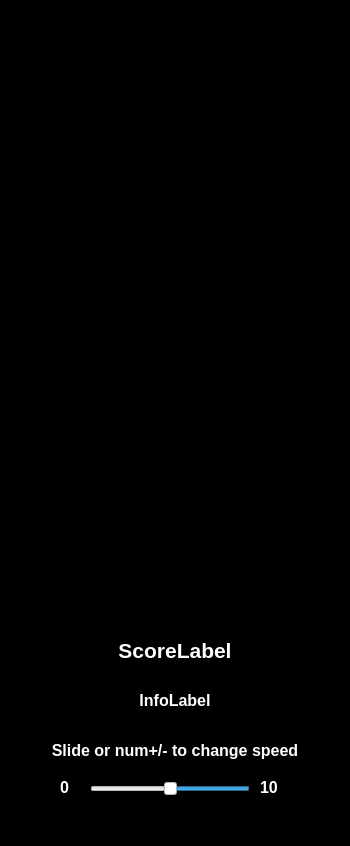
<?xml version="1.0" encoding="UTF-8"?>
<ui version="4.0">
 <class>GameWindow</class>
 <widget class="QMainWindow" name="GameWindow">
  <property name="geometry">
   <rect>
    <x>0</x>
    <y>0</y>
    <width>350</width>
    <height>846</height>
   </rect>
  </property>
  <property name="minimumSize">
   <size>
    <width>350</width>
    <height>680</height>
   </size>
  </property>
  <property name="palette">
   <palette>
    <active>
     <colorrole role="WindowText">
      <brush brushstyle="SolidPattern">
       <color alpha="255">
        <red>255</red>
        <green>255</green>
        <blue>255</blue>
       </color>
      </brush>
     </colorrole>
     <colorrole role="Button">
      <brush brushstyle="SolidPattern">
       <color alpha="255">
        <red>0</red>
        <green>0</green>
        <blue>0</blue>
       </color>
      </brush>
     </colorrole>
     <colorrole role="Light">
      <brush brushstyle="SolidPattern">
       <color alpha="255">
        <red>0</red>
        <green>0</green>
        <blue>0</blue>
       </color>
      </brush>
     </colorrole>
     <colorrole role="Midlight">
      <brush brushstyle="SolidPattern">
       <color alpha="255">
        <red>0</red>
        <green>0</green>
        <blue>0</blue>
       </color>
      </brush>
     </colorrole>
     <colorrole role="Dark">
      <brush brushstyle="SolidPattern">
       <color alpha="255">
        <red>0</red>
        <green>0</green>
        <blue>0</blue>
       </color>
      </brush>
     </colorrole>
     <colorrole role="Mid">
      <brush brushstyle="SolidPattern">
       <color alpha="255">
        <red>0</red>
        <green>0</green>
        <blue>0</blue>
       </color>
      </brush>
     </colorrole>
     <colorrole role="Text">
      <brush brushstyle="SolidPattern">
       <color alpha="255">
        <red>255</red>
        <green>255</green>
        <blue>255</blue>
       </color>
      </brush>
     </colorrole>
     <colorrole role="BrightText">
      <brush brushstyle="SolidPattern">
       <color alpha="255">
        <red>255</red>
        <green>255</green>
        <blue>255</blue>
       </color>
      </brush>
     </colorrole>
     <colorrole role="ButtonText">
      <brush brushstyle="SolidPattern">
       <color alpha="255">
        <red>255</red>
        <green>255</green>
        <blue>255</blue>
       </color>
      </brush>
     </colorrole>
     <colorrole role="Base">
      <brush brushstyle="SolidPattern">
       <color alpha="255">
        <red>0</red>
        <green>0</green>
        <blue>0</blue>
       </color>
      </brush>
     </colorrole>
     <colorrole role="Window">
      <brush brushstyle="SolidPattern">
       <color alpha="255">
        <red>0</red>
        <green>0</green>
        <blue>0</blue>
       </color>
      </brush>
     </colorrole>
     <colorrole role="Shadow">
      <brush brushstyle="SolidPattern">
       <color alpha="255">
        <red>0</red>
        <green>0</green>
        <blue>0</blue>
       </color>
      </brush>
     </colorrole>
     <colorrole role="AlternateBase">
      <brush brushstyle="SolidPattern">
       <color alpha="255">
        <red>0</red>
        <green>0</green>
        <blue>0</blue>
       </color>
      </brush>
     </colorrole>
     <colorrole role="ToolTipBase">
      <brush brushstyle="SolidPattern">
       <color alpha="255">
        <red>255</red>
        <green>255</green>
        <blue>220</blue>
       </color>
      </brush>
     </colorrole>
     <colorrole role="ToolTipText">
      <brush brushstyle="SolidPattern">
       <color alpha="255">
        <red>0</red>
        <green>0</green>
        <blue>0</blue>
       </color>
      </brush>
     </colorrole>
     <colorrole role="PlaceholderText">
      <brush brushstyle="NoBrush">
       <color alpha="128">
        <red>255</red>
        <green>255</green>
        <blue>255</blue>
       </color>
      </brush>
     </colorrole>
    </active>
    <inactive>
     <colorrole role="WindowText">
      <brush brushstyle="SolidPattern">
       <color alpha="255">
        <red>255</red>
        <green>255</green>
        <blue>255</blue>
       </color>
      </brush>
     </colorrole>
     <colorrole role="Button">
      <brush brushstyle="SolidPattern">
       <color alpha="255">
        <red>0</red>
        <green>0</green>
        <blue>0</blue>
       </color>
      </brush>
     </colorrole>
     <colorrole role="Light">
      <brush brushstyle="SolidPattern">
       <color alpha="255">
        <red>0</red>
        <green>0</green>
        <blue>0</blue>
       </color>
      </brush>
     </colorrole>
     <colorrole role="Midlight">
      <brush brushstyle="SolidPattern">
       <color alpha="255">
        <red>0</red>
        <green>0</green>
        <blue>0</blue>
       </color>
      </brush>
     </colorrole>
     <colorrole role="Dark">
      <brush brushstyle="SolidPattern">
       <color alpha="255">
        <red>0</red>
        <green>0</green>
        <blue>0</blue>
       </color>
      </brush>
     </colorrole>
     <colorrole role="Mid">
      <brush brushstyle="SolidPattern">
       <color alpha="255">
        <red>0</red>
        <green>0</green>
        <blue>0</blue>
       </color>
      </brush>
     </colorrole>
     <colorrole role="Text">
      <brush brushstyle="SolidPattern">
       <color alpha="255">
        <red>255</red>
        <green>255</green>
        <blue>255</blue>
       </color>
      </brush>
     </colorrole>
     <colorrole role="BrightText">
      <brush brushstyle="SolidPattern">
       <color alpha="255">
        <red>255</red>
        <green>255</green>
        <blue>255</blue>
       </color>
      </brush>
     </colorrole>
     <colorrole role="ButtonText">
      <brush brushstyle="SolidPattern">
       <color alpha="255">
        <red>255</red>
        <green>255</green>
        <blue>255</blue>
       </color>
      </brush>
     </colorrole>
     <colorrole role="Base">
      <brush brushstyle="SolidPattern">
       <color alpha="255">
        <red>0</red>
        <green>0</green>
        <blue>0</blue>
       </color>
      </brush>
     </colorrole>
     <colorrole role="Window">
      <brush brushstyle="SolidPattern">
       <color alpha="255">
        <red>0</red>
        <green>0</green>
        <blue>0</blue>
       </color>
      </brush>
     </colorrole>
     <colorrole role="Shadow">
      <brush brushstyle="SolidPattern">
       <color alpha="255">
        <red>0</red>
        <green>0</green>
        <blue>0</blue>
       </color>
      </brush>
     </colorrole>
     <colorrole role="AlternateBase">
      <brush brushstyle="SolidPattern">
       <color alpha="255">
        <red>0</red>
        <green>0</green>
        <blue>0</blue>
       </color>
      </brush>
     </colorrole>
     <colorrole role="ToolTipBase">
      <brush brushstyle="SolidPattern">
       <color alpha="255">
        <red>255</red>
        <green>255</green>
        <blue>220</blue>
       </color>
      </brush>
     </colorrole>
     <colorrole role="ToolTipText">
      <brush brushstyle="SolidPattern">
       <color alpha="255">
        <red>0</red>
        <green>0</green>
        <blue>0</blue>
       </color>
      </brush>
     </colorrole>
     <colorrole role="PlaceholderText">
      <brush brushstyle="NoBrush">
       <color alpha="128">
        <red>255</red>
        <green>255</green>
        <blue>255</blue>
       </color>
      </brush>
     </colorrole>
    </inactive>
    <disabled>
     <colorrole role="WindowText">
      <brush brushstyle="SolidPattern">
       <color alpha="255">
        <red>0</red>
        <green>0</green>
        <blue>0</blue>
       </color>
      </brush>
     </colorrole>
     <colorrole role="Button">
      <brush brushstyle="SolidPattern">
       <color alpha="255">
        <red>0</red>
        <green>0</green>
        <blue>0</blue>
       </color>
      </brush>
     </colorrole>
     <colorrole role="Light">
      <brush brushstyle="SolidPattern">
       <color alpha="255">
        <red>0</red>
        <green>0</green>
        <blue>0</blue>
       </color>
      </brush>
     </colorrole>
     <colorrole role="Midlight">
      <brush brushstyle="SolidPattern">
       <color alpha="255">
        <red>0</red>
        <green>0</green>
        <blue>0</blue>
       </color>
      </brush>
     </colorrole>
     <colorrole role="Dark">
      <brush brushstyle="SolidPattern">
       <color alpha="255">
        <red>0</red>
        <green>0</green>
        <blue>0</blue>
       </color>
      </brush>
     </colorrole>
     <colorrole role="Mid">
      <brush brushstyle="SolidPattern">
       <color alpha="255">
        <red>0</red>
        <green>0</green>
        <blue>0</blue>
       </color>
      </brush>
     </colorrole>
     <colorrole role="Text">
      <brush brushstyle="SolidPattern">
       <color alpha="255">
        <red>0</red>
        <green>0</green>
        <blue>0</blue>
       </color>
      </brush>
     </colorrole>
     <colorrole role="BrightText">
      <brush brushstyle="SolidPattern">
       <color alpha="255">
        <red>255</red>
        <green>255</green>
        <blue>255</blue>
       </color>
      </brush>
     </colorrole>
     <colorrole role="ButtonText">
      <brush brushstyle="SolidPattern">
       <color alpha="255">
        <red>0</red>
        <green>0</green>
        <blue>0</blue>
       </color>
      </brush>
     </colorrole>
     <colorrole role="Base">
      <brush brushstyle="SolidPattern">
       <color alpha="255">
        <red>0</red>
        <green>0</green>
        <blue>0</blue>
       </color>
      </brush>
     </colorrole>
     <colorrole role="Window">
      <brush brushstyle="SolidPattern">
       <color alpha="255">
        <red>0</red>
        <green>0</green>
        <blue>0</blue>
       </color>
      </brush>
     </colorrole>
     <colorrole role="Shadow">
      <brush brushstyle="SolidPattern">
       <color alpha="255">
        <red>0</red>
        <green>0</green>
        <blue>0</blue>
       </color>
      </brush>
     </colorrole>
     <colorrole role="AlternateBase">
      <brush brushstyle="SolidPattern">
       <color alpha="255">
        <red>0</red>
        <green>0</green>
        <blue>0</blue>
       </color>
      </brush>
     </colorrole>
     <colorrole role="ToolTipBase">
      <brush brushstyle="SolidPattern">
       <color alpha="255">
        <red>255</red>
        <green>255</green>
        <blue>220</blue>
       </color>
      </brush>
     </colorrole>
     <colorrole role="ToolTipText">
      <brush brushstyle="SolidPattern">
       <color alpha="255">
        <red>0</red>
        <green>0</green>
        <blue>0</blue>
       </color>
      </brush>
     </colorrole>
     <colorrole role="PlaceholderText">
      <brush brushstyle="NoBrush">
       <color alpha="128">
        <red>255</red>
        <green>255</green>
        <blue>255</blue>
       </color>
      </brush>
     </colorrole>
    </disabled>
   </palette>
  </property>
  <property name="windowTitle">
   <string>MainWindow</string>
  </property>
  <widget class="QWidget" name="centralWidget">
   <widget class="QGraphicsView" name="m_GraphicsView">
    <property name="geometry">
     <rect>
      <x>20</x>
      <y>20</y>
      <width>310</width>
      <height>610</height>
     </rect>
    </property>
    <property name="sizePolicy">
     <sizepolicy hsizetype="Fixed" vsizetype="Fixed">
      <horstretch>0</horstretch>
      <verstretch>0</verstretch>
     </sizepolicy>
    </property>
    <property name="minimumSize">
     <size>
      <width>310</width>
      <height>610</height>
     </size>
    </property>
    <property name="maximumSize">
     <size>
      <width>1000</width>
      <height>1000</height>
     </size>
    </property>
    <property name="frameShape">
     <enum>QFrame::NoFrame</enum>
    </property>
    <property name="frameShadow">
     <enum>QFrame::Sunken</enum>
    </property>
    <property name="lineWidth">
     <number>0</number>
    </property>
    <property name="midLineWidth">
     <number>0</number>
    </property>
    <property name="verticalScrollBarPolicy">
     <enum>Qt::ScrollBarAlwaysOff</enum>
    </property>
    <property name="horizontalScrollBarPolicy">
     <enum>Qt::ScrollBarAlwaysOff</enum>
    </property>
   </widget>
   <widget class="QLabel" name="m_ScoreDisplayLabel">
    <property name="geometry">
     <rect>
      <x>20</x>
      <y>630</y>
      <width>310</width>
      <height>40</height>
     </rect>
    </property>
    <property name="font">
     <font>
      <family>Arial</family>
      <pointsize>16</pointsize>
      <weight>75</weight>
      <bold>true</bold>
     </font>
    </property>
    <property name="text">
     <string>ScoreLabel</string>
    </property>
    <property name="alignment">
     <set>Qt::AlignCenter</set>
    </property>
   </widget>
   <widget class="QLabel" name="m_InfoDisplayLabel">
    <property name="geometry">
     <rect>
      <x>20</x>
      <y>680</y>
      <width>310</width>
      <height>40</height>
     </rect>
    </property>
    <property name="font">
     <font>
      <family>Arial</family>
      <pointsize>12</pointsize>
      <weight>75</weight>
      <bold>true</bold>
     </font>
    </property>
    <property name="text">
     <string>InfoLabel</string>
    </property>
    <property name="alignment">
     <set>Qt::AlignCenter</set>
    </property>
   </widget>
   <widget class="QSlider" name="m_SpeedHorizontalSlider">
    <property name="enabled">
     <bool>true</bool>
    </property>
    <property name="geometry">
     <rect>
      <x>90</x>
      <y>780</y>
      <width>160</width>
      <height>18</height>
     </rect>
    </property>
    <property name="palette">
     <palette>
      <active>
       <colorrole role="WindowText">
        <brush brushstyle="SolidPattern">
         <color alpha="255">
          <red>0</red>
          <green>0</green>
          <blue>0</blue>
         </color>
        </brush>
       </colorrole>
       <colorrole role="Button">
        <brush brushstyle="SolidPattern">
         <color alpha="255">
          <red>255</red>
          <green>255</green>
          <blue>255</blue>
         </color>
        </brush>
       </colorrole>
       <colorrole role="Light">
        <brush brushstyle="SolidPattern">
         <color alpha="255">
          <red>255</red>
          <green>255</green>
          <blue>255</blue>
         </color>
        </brush>
       </colorrole>
       <colorrole role="Midlight">
        <brush brushstyle="SolidPattern">
         <color alpha="255">
          <red>255</red>
          <green>255</green>
          <blue>255</blue>
         </color>
        </brush>
       </colorrole>
       <colorrole role="Dark">
        <brush brushstyle="SolidPattern">
         <color alpha="255">
          <red>127</red>
          <green>127</green>
          <blue>127</blue>
         </color>
        </brush>
       </colorrole>
       <colorrole role="Mid">
        <brush brushstyle="SolidPattern">
         <color alpha="255">
          <red>170</red>
          <green>170</green>
          <blue>170</blue>
         </color>
        </brush>
       </colorrole>
       <colorrole role="Text">
        <brush brushstyle="SolidPattern">
         <color alpha="255">
          <red>0</red>
          <green>0</green>
          <blue>0</blue>
         </color>
        </brush>
       </colorrole>
       <colorrole role="BrightText">
        <brush brushstyle="SolidPattern">
         <color alpha="255">
          <red>255</red>
          <green>255</green>
          <blue>255</blue>
         </color>
        </brush>
       </colorrole>
       <colorrole role="ButtonText">
        <brush brushstyle="SolidPattern">
         <color alpha="255">
          <red>0</red>
          <green>0</green>
          <blue>0</blue>
         </color>
        </brush>
       </colorrole>
       <colorrole role="Base">
        <brush brushstyle="SolidPattern">
         <color alpha="255">
          <red>255</red>
          <green>255</green>
          <blue>255</blue>
         </color>
        </brush>
       </colorrole>
       <colorrole role="Window">
        <brush brushstyle="SolidPattern">
         <color alpha="255">
          <red>255</red>
          <green>255</green>
          <blue>255</blue>
         </color>
        </brush>
       </colorrole>
       <colorrole role="Shadow">
        <brush brushstyle="SolidPattern">
         <color alpha="255">
          <red>0</red>
          <green>0</green>
          <blue>0</blue>
         </color>
        </brush>
       </colorrole>
       <colorrole role="AlternateBase">
        <brush brushstyle="SolidPattern">
         <color alpha="255">
          <red>255</red>
          <green>255</green>
          <blue>255</blue>
         </color>
        </brush>
       </colorrole>
       <colorrole role="ToolTipBase">
        <brush brushstyle="SolidPattern">
         <color alpha="255">
          <red>255</red>
          <green>255</green>
          <blue>220</blue>
         </color>
        </brush>
       </colorrole>
       <colorrole role="ToolTipText">
        <brush brushstyle="SolidPattern">
         <color alpha="255">
          <red>0</red>
          <green>0</green>
          <blue>0</blue>
         </color>
        </brush>
       </colorrole>
       <colorrole role="PlaceholderText">
        <brush brushstyle="SolidPattern">
         <color alpha="128">
          <red>0</red>
          <green>0</green>
          <blue>0</blue>
         </color>
        </brush>
       </colorrole>
      </active>
      <inactive>
       <colorrole role="WindowText">
        <brush brushstyle="SolidPattern">
         <color alpha="255">
          <red>0</red>
          <green>0</green>
          <blue>0</blue>
         </color>
        </brush>
       </colorrole>
       <colorrole role="Button">
        <brush brushstyle="SolidPattern">
         <color alpha="255">
          <red>255</red>
          <green>255</green>
          <blue>255</blue>
         </color>
        </brush>
       </colorrole>
       <colorrole role="Light">
        <brush brushstyle="SolidPattern">
         <color alpha="255">
          <red>255</red>
          <green>255</green>
          <blue>255</blue>
         </color>
        </brush>
       </colorrole>
       <colorrole role="Midlight">
        <brush brushstyle="SolidPattern">
         <color alpha="255">
          <red>255</red>
          <green>255</green>
          <blue>255</blue>
         </color>
        </brush>
       </colorrole>
       <colorrole role="Dark">
        <brush brushstyle="SolidPattern">
         <color alpha="255">
          <red>127</red>
          <green>127</green>
          <blue>127</blue>
         </color>
        </brush>
       </colorrole>
       <colorrole role="Mid">
        <brush brushstyle="SolidPattern">
         <color alpha="255">
          <red>170</red>
          <green>170</green>
          <blue>170</blue>
         </color>
        </brush>
       </colorrole>
       <colorrole role="Text">
        <brush brushstyle="SolidPattern">
         <color alpha="255">
          <red>0</red>
          <green>0</green>
          <blue>0</blue>
         </color>
        </brush>
       </colorrole>
       <colorrole role="BrightText">
        <brush brushstyle="SolidPattern">
         <color alpha="255">
          <red>255</red>
          <green>255</green>
          <blue>255</blue>
         </color>
        </brush>
       </colorrole>
       <colorrole role="ButtonText">
        <brush brushstyle="SolidPattern">
         <color alpha="255">
          <red>0</red>
          <green>0</green>
          <blue>0</blue>
         </color>
        </brush>
       </colorrole>
       <colorrole role="Base">
        <brush brushstyle="SolidPattern">
         <color alpha="255">
          <red>255</red>
          <green>255</green>
          <blue>255</blue>
         </color>
        </brush>
       </colorrole>
       <colorrole role="Window">
        <brush brushstyle="SolidPattern">
         <color alpha="255">
          <red>255</red>
          <green>255</green>
          <blue>255</blue>
         </color>
        </brush>
       </colorrole>
       <colorrole role="Shadow">
        <brush brushstyle="SolidPattern">
         <color alpha="255">
          <red>0</red>
          <green>0</green>
          <blue>0</blue>
         </color>
        </brush>
       </colorrole>
       <colorrole role="AlternateBase">
        <brush brushstyle="SolidPattern">
         <color alpha="255">
          <red>255</red>
          <green>255</green>
          <blue>255</blue>
         </color>
        </brush>
       </colorrole>
       <colorrole role="ToolTipBase">
        <brush brushstyle="SolidPattern">
         <color alpha="255">
          <red>255</red>
          <green>255</green>
          <blue>220</blue>
         </color>
        </brush>
       </colorrole>
       <colorrole role="ToolTipText">
        <brush brushstyle="SolidPattern">
         <color alpha="255">
          <red>0</red>
          <green>0</green>
          <blue>0</blue>
         </color>
        </brush>
       </colorrole>
       <colorrole role="PlaceholderText">
        <brush brushstyle="SolidPattern">
         <color alpha="128">
          <red>0</red>
          <green>0</green>
          <blue>0</blue>
         </color>
        </brush>
       </colorrole>
      </inactive>
      <disabled>
       <colorrole role="WindowText">
        <brush brushstyle="SolidPattern">
         <color alpha="255">
          <red>127</red>
          <green>127</green>
          <blue>127</blue>
         </color>
        </brush>
       </colorrole>
       <colorrole role="Button">
        <brush brushstyle="SolidPattern">
         <color alpha="255">
          <red>255</red>
          <green>255</green>
          <blue>255</blue>
         </color>
        </brush>
       </colorrole>
       <colorrole role="Light">
        <brush brushstyle="SolidPattern">
         <color alpha="255">
          <red>255</red>
          <green>255</green>
          <blue>255</blue>
         </color>
        </brush>
       </colorrole>
       <colorrole role="Midlight">
        <brush brushstyle="SolidPattern">
         <color alpha="255">
          <red>255</red>
          <green>255</green>
          <blue>255</blue>
         </color>
        </brush>
       </colorrole>
       <colorrole role="Dark">
        <brush brushstyle="SolidPattern">
         <color alpha="255">
          <red>127</red>
          <green>127</green>
          <blue>127</blue>
         </color>
        </brush>
       </colorrole>
       <colorrole role="Mid">
        <brush brushstyle="SolidPattern">
         <color alpha="255">
          <red>170</red>
          <green>170</green>
          <blue>170</blue>
         </color>
        </brush>
       </colorrole>
       <colorrole role="Text">
        <brush brushstyle="SolidPattern">
         <color alpha="255">
          <red>127</red>
          <green>127</green>
          <blue>127</blue>
         </color>
        </brush>
       </colorrole>
       <colorrole role="BrightText">
        <brush brushstyle="SolidPattern">
         <color alpha="255">
          <red>255</red>
          <green>255</green>
          <blue>255</blue>
         </color>
        </brush>
       </colorrole>
       <colorrole role="ButtonText">
        <brush brushstyle="SolidPattern">
         <color alpha="255">
          <red>127</red>
          <green>127</green>
          <blue>127</blue>
         </color>
        </brush>
       </colorrole>
       <colorrole role="Base">
        <brush brushstyle="SolidPattern">
         <color alpha="255">
          <red>255</red>
          <green>255</green>
          <blue>255</blue>
         </color>
        </brush>
       </colorrole>
       <colorrole role="Window">
        <brush brushstyle="SolidPattern">
         <color alpha="255">
          <red>255</red>
          <green>255</green>
          <blue>255</blue>
         </color>
        </brush>
       </colorrole>
       <colorrole role="Shadow">
        <brush brushstyle="SolidPattern">
         <color alpha="255">
          <red>0</red>
          <green>0</green>
          <blue>0</blue>
         </color>
        </brush>
       </colorrole>
       <colorrole role="AlternateBase">
        <brush brushstyle="SolidPattern">
         <color alpha="255">
          <red>255</red>
          <green>255</green>
          <blue>255</blue>
         </color>
        </brush>
       </colorrole>
       <colorrole role="ToolTipBase">
        <brush brushstyle="SolidPattern">
         <color alpha="255">
          <red>255</red>
          <green>255</green>
          <blue>220</blue>
         </color>
        </brush>
       </colorrole>
       <colorrole role="ToolTipText">
        <brush brushstyle="SolidPattern">
         <color alpha="255">
          <red>0</red>
          <green>0</green>
          <blue>0</blue>
         </color>
        </brush>
       </colorrole>
       <colorrole role="PlaceholderText">
        <brush brushstyle="SolidPattern">
         <color alpha="128">
          <red>0</red>
          <green>0</green>
          <blue>0</blue>
         </color>
        </brush>
       </colorrole>
      </disabled>
     </palette>
    </property>
    <property name="autoFillBackground">
     <bool>false</bool>
    </property>
    <property name="maximum">
     <number>10</number>
    </property>
    <property name="value">
     <number>5</number>
    </property>
    <property name="orientation">
     <enum>Qt::Horizontal</enum>
    </property>
    <property name="invertedAppearance">
     <bool>true</bool>
    </property>
    <property name="invertedControls">
     <bool>false</bool>
    </property>
   </widget>
   <widget class="QLabel" name="m_SpeedSliderLabel">
    <property name="geometry">
     <rect>
      <x>20</x>
      <y>730</y>
      <width>310</width>
      <height>40</height>
     </rect>
    </property>
    <property name="font">
     <font>
      <family>Arial</family>
      <pointsize>12</pointsize>
      <weight>75</weight>
      <bold>true</bold>
     </font>
    </property>
    <property name="text">
     <string>Slide or num+/- to change speed</string>
    </property>
    <property name="alignment">
     <set>Qt::AlignCenter</set>
    </property>
   </widget>
   <widget class="QLabel" name="label">
    <property name="geometry">
     <rect>
      <x>260</x>
      <y>775</y>
      <width>25</width>
      <height>25</height>
     </rect>
    </property>
    <property name="font">
     <font>
      <pointsize>12</pointsize>
      <weight>75</weight>
      <bold>true</bold>
     </font>
    </property>
    <property name="text">
     <string>10</string>
    </property>
   </widget>
   <widget class="QLabel" name="label_2">
    <property name="geometry">
     <rect>
      <x>60</x>
      <y>775</y>
      <width>25</width>
      <height>25</height>
     </rect>
    </property>
    <property name="font">
     <font>
      <pointsize>12</pointsize>
      <weight>75</weight>
      <bold>true</bold>
     </font>
    </property>
    <property name="text">
     <string>0</string>
    </property>
   </widget>
  </widget>
 </widget>
 <layoutdefault spacing="6" margin="11"/>
 <resources/>
 <connections/>
</ui>
